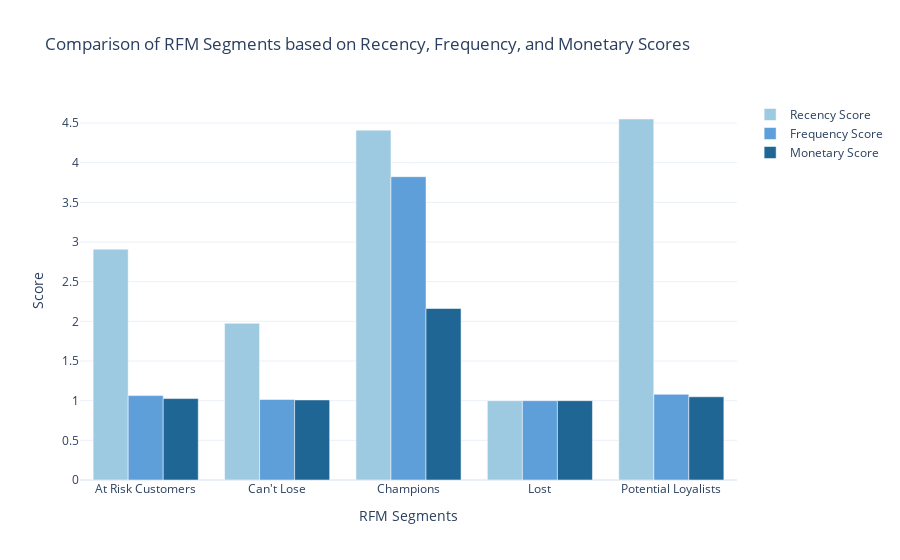

Here is the notebook cell this chart was saved with:
### Markdown cell above
Now let’s have a look at the recency, frequency, and monetary scores of all the segments:

### Code cell
# Calculate the average Recency, Frequency, and Monetary scores for each segment
segment_scores = data.groupby('RFM Customer Segments')['RecencyScore', 'FrequencyScore', 'MonetaryScore'].mean().reset_index()

# Create a grouped bar chart to compare segment scores
fig = go.Figure()

# Add bars for Recency score
fig.add_trace(go.Bar(
    x=segment_scores['RFM Customer Segments'],
    y=segment_scores['RecencyScore'],
    name='Recency Score',
    marker_color='rgb(158,202,225)'
))

# Add bars for Frequency score
fig.add_trace(go.Bar(
    x=segment_scores['RFM Customer Segments'],
    y=segment_scores['FrequencyScore'],
    name='Frequency Score',
    marker_color='rgb(94,158,217)'
))

# Add bars for Monetary score
fig.add_trace(go.Bar(
    x=segment_scores['RFM Customer Segments'],
    y=segment_scores['MonetaryScore'],
    name='Monetary Score',
    marker_color='rgb(32,102,148)'
))

# Update the layout
fig.update_layout(
    title='Comparison of RFM Segments based on Recency, Frequency, and Monetary Scores',
    xaxis_title='RFM Segments',
    yaxis_title='Score',
    barmode='group',
    showlegend=True
)

fig.show()

### Figure 1 — Plotly figure (JSON) as saved in the notebook; plotly's stock layout.template omitted (floating-point values rounded to 4 significant figures)
{"data": [{"marker": {"color": "rgb(158,202,225)"}, "name": "Recency Score", "type": "bar", "x": ["At Risk Customers", "Can't Lose", "Champions", "Lost", "Potential Loyalists"], "y": [2.91, 1.976, 4.41, 1, 4.55]}, {"marker": {"color": "rgb(94,158,217)"}, "name": "Frequency Score", "type": "bar", "x": ["At Risk Customers", "Can't Lose", "Champions", "Lost", "Potential Loyalists"], "y": [1.064, 1.015, 3.824, 1, 1.08]}, {"marker": {"color": "rgb(32,102,148)"}, "name": "Monetary Score", "type": "bar", "x": ["At Risk Customers", "Can't Lose", "Champions", "Lost", "Potential Loyalists"], "y": [1.026, 1.009, 2.162, 1, 1.049]}], "layout": {"barmode": "group", "showlegend": true, "title": {"text": "Comparison of RFM Segments based on Recency, Frequency, and Monetary Scores"}, "xaxis": {"title": {"text": "RFM Segments"}}, "yaxis": {"title": {"text": "Score"}}}}
